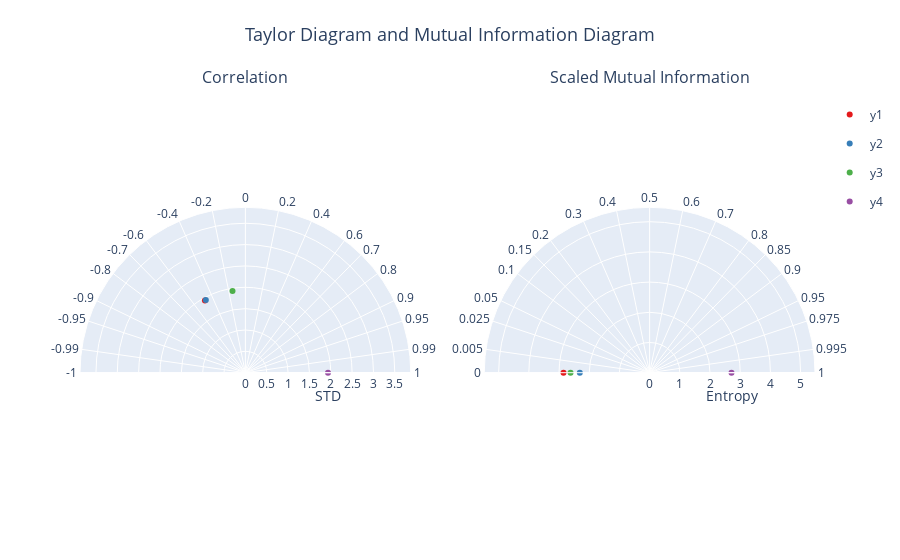

Notebook source saved alongside this figure:
### Code cell
chart_create_all_charts(df_anscombes_quartet_modified, string_ref_model, 'pearson', string_type_mid)

### Figure 1 — Plotly figure (JSON) as saved in the notebook; plotly's stock layout.template omitted (floating-point values rounded to 4 significant figures)
{"data": [{"legendgroup": "y1", "marker": {"color": "rgb(228,26,28)"}, "mode": "markers", "name": "y1", "r": [1.937], "subplot": "polar", "theta": [119.3], "type": "scatterpolar"}, {"legendgroup": "y2", "marker": {"color": "rgb(55,126,184)"}, "mode": "markers", "name": "y2", "r": [1.937], "subplot": "polar", "theta": [118.6], "type": "scatterpolar"}, {"legendgroup": "y3", "marker": {"color": "rgb(77,175,74)"}, "mode": "markers", "name": "y3", "r": [1.936], "subplot": "polar", "theta": [98.94], "type": "scatterpolar"}, {"legendgroup": "y4", "marker": {"color": "rgb(152,78,163)"}, "mode": "markers", "name": "y4", "r": [1.936], "subplot": "polar", "theta": [0], "type": "scatterpolar"}, {"legendgroup": "y1", "marker": {"color": "rgb(228,26,28)"}, "mode": "markers", "name": "y1", "r": [2.853], "showlegend": false, "subplot": "polar2", "theta": [180], "type": "scatterpolar"}, {"legendgroup": "y2", "marker": {"color": "rgb(55,126,184)"}, "mode": "markers", "name": "y2", "r": [2.312], "showlegend": false, "subplot": "polar2", "theta": [180], "type": "scatterpolar"}, {"legendgroup": "y3", "marker": {"color": "rgb(77,175,74)"}, "mode": "markers", "name": "y3", "r": [2.619], "showlegend": false, "subplot": "polar2", "theta": [180], "type": "scatterpolar"}, {"legendgroup": "y4", "marker": {"color": "rgb(152,78,163)"}, "mode": "markers", "name": "y4", "r": [2.711], "showlegend": false, "subplot": "polar2", "theta": [0], "type": "scatterpolar"}], "layout": {"annotations": [{"font": {"size": 16}, "showarrow": false, "text": "Correlation", "x": 0.225, "xanchor": "center", "xref": "paper", "y": 1, "yanchor": "bottom", "yref": "paper", "yshift": 10}, {"font": {"size": 16}, "showarrow": false, "text": "Scaled Mutual Information", "x": 0.775, "xanchor": "center", "xref": "paper", "y": 1, "yanchor": "bottom", "yref": "paper", "yshift": 10}], "autosize": true, "polar": {"angularaxis": {"direction": "counterclockwise", "ticktext": [-1, -0.99, -0.95, -0.9, -0.8, -0.7, -0.6, -0.4, -0.2, 0, 0.2, 0.4, 0.6, 0.7, 0.8, 0.9, 0.95, 0.99, 1], "tickvals": [180, 171.9, 161.8, 154.2, 143.1, 134.4, 126.9, 113.6, 101.5, 90, 78.46, 66.42, 53.13, 45.57, 36.87, 25.84, 18.19, 8.11, 0], "type": "linear"}, "domain": {"x": [0, 0.45], "y": [0, 1]}, "radialaxis": {"autorange": false, "range": [0, 3.874], "title": {"text": "STD"}, "type": "linear"}, "sector": [0, 180]}, "polar2": {"angularaxis": {"direction": "counterclockwise", "ticktext": [0, 0.005, 0.025, 0.05, 0.1, 0.15, 0.2, 0.3, 0.4, 0.5, 0.6, 0.7, 0.8, 0.85, 0.9, 0.95, 0.975, 0.995, 1], "tickvals": [180, 171.9, 161.8, 154.2, 143.1, 134.4, 126.9, 113.6, 101.5, 90, 78.46, 66.42, 53.13, 45.57, 36.87, 25.84, 18.19, 8.11, 0], "type": "linear"}, "domain": {"x": [0.55, 1], "y": [0, 1]}, "radialaxis": {"autorange": false, "range": [0, 5.477], "title": {"text": "Entropy"}, "type": "linear"}, "sector": [0, 180]}, "showlegend": true, "title": {"font": {"size": 18}, "text": "Taylor Diagram and Mutual Information Diagram", "x": 0.5, "xanchor": "center", "y": 0.95, "yanchor": "top"}}}
